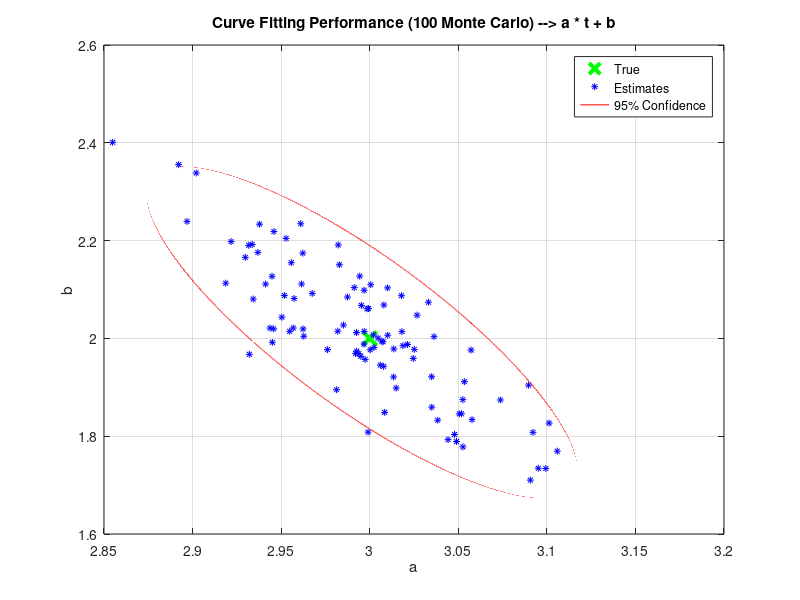

Reproduce this figure in MATLAB.
%% Confidence Region Example for 2 Parameter Curve Fitting Problem
clear; close; clc;
%% y = a*t + b --> Curve Fitting Problem
%% x =[a b]' --> Parameter Vector
t=0:0.1:5; t=t'; % time vector
L=length(t);
xt=[3;2]; % True polynomial coefficients
H=[t ones(L,1)];
yt=H*xt;

std=0.5; % Noise standard deviation
R=std^2*eye(L);

##plot(t,yt); hold on;
##plot(t,y); grid on;

%% ESTIMATOR
MC=100;
for k=1:MC
  n=std*randn(L,1); % zero mean Gaussian noise with sigma=std.
  y=yt+n; % noisy measurement vector
  x(:,k)=(H'*R^-1*H)^-1*H'*R^-1*y; % weighted LS solution
end 
mx=(1/MC)*sum(x,2);
er=x - mx.*ones(2,MC);
%% er=x - xt.*ones(2,MC);
C=(1/MC)*er*er'; % Sampled Estimation Error Covariance Matrix 
Ct=(H'*R^-1*H)^-1; % Theoretical Estimation Error Covariance Matrix

K=5.99; % 1.38 (for p=0.5) AND 5.99 (for p = 0.95): From Chi2 Tables or Chi2 CDF

%% Ellipse Parameters
[V,D] = eig(C); % SVD
d1=D(1,1); % first eigenvalue
d2=D(2,2); % second eigenvalue
v1=V(:,1)/norm(V(:,1));
v2=V(:,2)/norm(V(:,2));
P=[v1 v2]; % Transformation Matrix;

% x^2/ax^2+y^2/ay^2=K --> ELLIPSE EQUATION
ex=-sqrt(d1*K):1e-6:sqrt(d1*K);
ey=d2^0.5*sqrt(K-(ex/d1^0.5).^2);
ney=-ey;

elxy=P*[ex;ey];   % concave part
elxyn=P*[ex;ney]; % convex part of the ellipse

elxy=elxy+mx; % mean shifted to the estimate
elxyn=elxyn+mx;

plot(xt(1),xt(2),'x','markersize',10,'linewidth',3,'color','g'); hold on;
plot(x(1,:),x(2,:),'*','markersize',5,'color','b'); hold on;
plot(elxy(1,:),elxy(2,:),'-','markersize',2,'color','r'); hold on;
plot(elxyn(1,:),elxyn(2,:),'-','markersize',2,'color','r'); hold on; grid on;
legend('True','Estimates','95% Confidence');
str=sprintf('Curve Fitting Performance (%d Monte Carlo) --> a * t + b',MC);
title(str);
xlabel('a'); ylabel('b');



